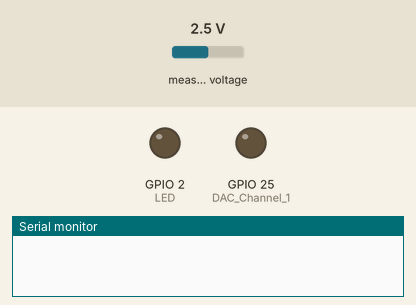
Recording of a sketch running on a simulated ESP32. Parts: output pins drawn as LEDs (lit = HIGH), the last lines printed to the serial monitor. Dashed ring = blinking. The test bench sets the inputs (shaded band); at power-on: measured voltage 2.5 V.

Above: at 0.1 s.
At 6.28 s:
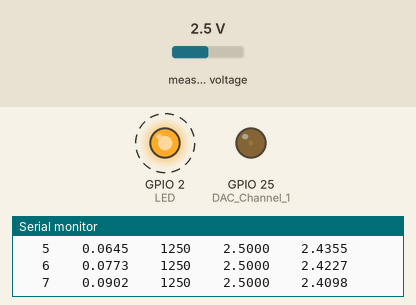
6.3 s: measured voltage set to 0.1 V
9.3 s: measured voltage set to 1.2 V
At 14.92 s:
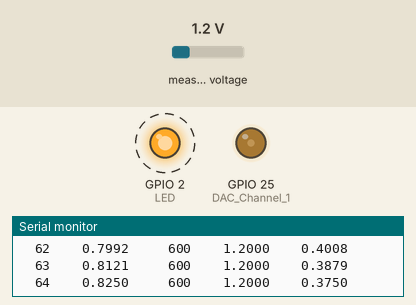
Timing chart, 0 to 26.2 s (numbered marks = the images above; inputs shaded):
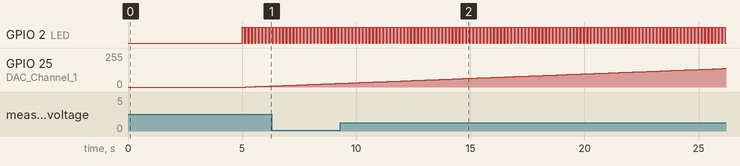

Measured:
- by itself, GPIO 2 (LED): alternates HIGH for 0.10 s and LOW for 0.05 s

The sketch:

ESP32_DAAD_ext_Test.ino
```cpp
/*
  ESP32 Test of DAC & external ADC ADS1015
  (c) Claus Kuehnel 2018-03-01 info@ckuehnel.ch

  ESP32 has two 8-bit DAC channels, connected to GPIO25 (Channel 1) and GPIO26 (Channel 2)
  The internal ADC is replaced by an ADS1015 breakout board
  Connect GPIO25 & A0 of ADS1015 breakout board for this test
*/
#include <Wire.h>
#include <Adafruit_ADS1015.h>

Adafruit_ADS1015 ads1015(0x49);  // check the device addr before

#define LED 2

uint8_t DAC_Channel_1 = 25;
uint8_t dac;
uint16_t adc;
float dacv, adcv, diff;

void setup()
{
   Serial.begin(115200);
   ads1015.setGain(GAIN_ONE);  // +/- 4.096V
   ads1015.begin();
   pinMode(LED, OUTPUT);
   delay(5000);
   Serial.print("Gain = "); Serial.println(ads1015.getGain());
   Serial.println();
   Serial.println("\n DAC\tDACv\tADC\t ADCv\t DIFFv");
}

void loop()
{
  for (dac = 0; dac < 256; dac++)
  {
    digitalWrite(LED, HIGH);
    dacWrite(DAC_Channel_1, dac);
    dacv =dac*3.3/256;
    delay(100);
    adc = ads1015.readADC_SingleEnded(0);
    adcv = adc * 0.002;
    diff = adcv - dacv;
    Serial.printf("%4d\t%8.4f\t%6d\t%8.4f\t%8.4f\n", dac, dacv, adc, adcv, diff);
    digitalWrite(LED, LOW);
    delay(50);
  }
}
```
